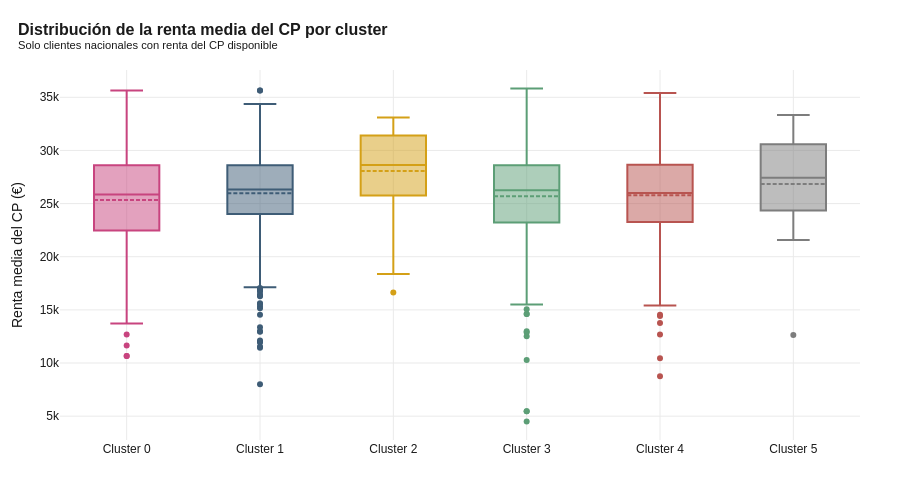

Source (notebook cell):
### Code cell
# Renta media del CP por cluster (solo para nacionales con renta válida)
df_renta = df[(df["tipo_mercado"] == "NACIONAL") & (df["renta_media"].notna())].copy()

print(f"Clientes nacionales con renta del CP válida: {len(df_renta):,}")
print()
print("ESTADÍSTICAS DE RENTA MEDIA POR CLUSTER (solo nacionales)")
print("=" * 90)
renta_stats = df_renta.groupby("cluster")["renta_media"].agg(["count", "mean", "median", "std"]).round(0)
renta_stats.columns = ["n_clientes", "renta_media (€)", "renta_mediana (€)", "renta_std (€)"]
print(renta_stats.to_string())

# Box plot de renta por cluster
fig = go.Figure()
for c in sorted(df_renta["cluster"].unique()):
    fig.add_trace(go.Box(
        y=df_renta[df_renta["cluster"] == c]["renta_media"],
        name=f"Cluster {c}",
        marker_color=PALETA_CLUSTERS[c],
        boxmean=True,
    ))
fig.update_layout(
    title=dict(text="<b>Distribución de la renta media del CP por cluster</b><br><sup>Solo clientes nacionales con renta del CP disponible</sup>"),
    yaxis_title="Renta media del CP (€)",
    showlegend=False, height=500,
)
guardar_y_mostrar(fig, "05_renta_por_cluster")

### Figure 1 — Plotly figure (JSON) as saved in the notebook; plotly's stock layout.template omitted (floating-point values rounded to 4 significant figures; data arrays with more than 128 entries replaced by an {"elided": "..."} marker saying what was removed)
{"data": [{"boxmean": true, "marker": {"color": "#C8447F"}, "name": "Cluster 0", "type": "box", "y": {"elided": "170 float values"}}, {"boxmean": true, "marker": {"color": "#3E5C76"}, "name": "Cluster 1", "type": "box", "y": {"elided": "969 float values"}}, {"boxmean": true, "marker": {"color": "#D4A017"}, "name": "Cluster 2", "type": "box", "y": [28510.0, 31520.0, 20950.0, 23690.0, 24880.0, 26660.0, 27790.0, 23100.0, 31270.0, 32430.0, 16640.0, 31400.0, 22740.0, 30560.0, 30980.0, 27380.0, 27980.0, 33110.0, 28730.0, 32660.0, 26130.0, 32920.0, 32590.0, 27860.0, 28450.0, 30900.0, 18380.0, 32920.0, 30040.0, 28720.0, 20630.0, 32760.0, 30450.0, 22940.0, 27860.0, 32340.0, 30450.0, 25770.0, 29630.0, 23430.0, 28370.0, 32200.0]}, {"boxmean": true, "marker": {"color": "#5C9E76"}, "name": "Cluster 3", "type": "box", "y": {"elided": "298 float values"}}, {"boxmean": true, "marker": {"color": "#B85450"}, "name": "Cluster 4", "type": "box", "y": {"elided": "336 float values"}}, {"boxmean": true, "marker": {"color": "#7D7D7D"}, "name": "Cluster 5", "type": "box", "y": [32670.0, 27070.0, 26660.0, 33320.0, 24280.0, 21970.0, 24540.0, 28190.0, 24890.0, 30890.0, 27420.0, 26130.0, 23500.0, 32860.0, 21760.0, 12630.0, 31860.0, 21570.0, 27690.0, 31760.0, 27920.0, 28050.0, 29680.0]}], "layout": {"height": 500, "showlegend": false, "title": {"text": "<b>Distribución de la renta media del CP por cluster</b><br><sup>Solo clientes nacionales con renta del CP disponible</sup>"}, "yaxis": {"title": {"text": "Renta media del CP (€)"}}}}
